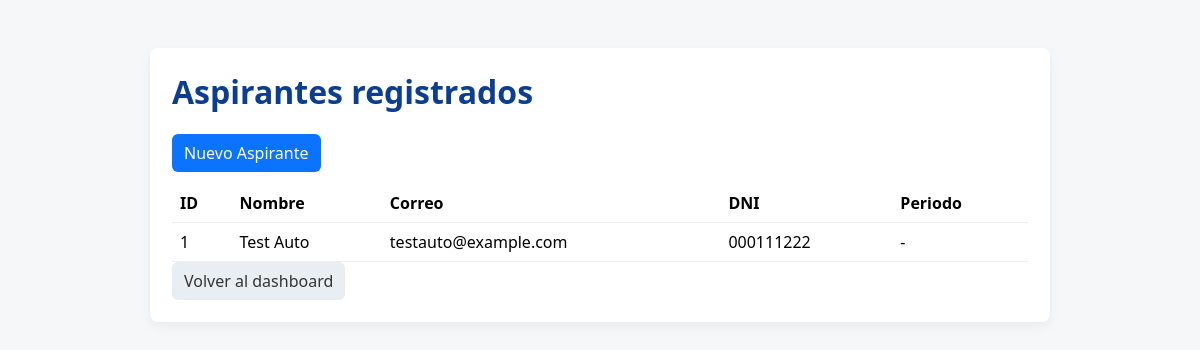
Page /aspirante/list (signed in) on the earlier database version.
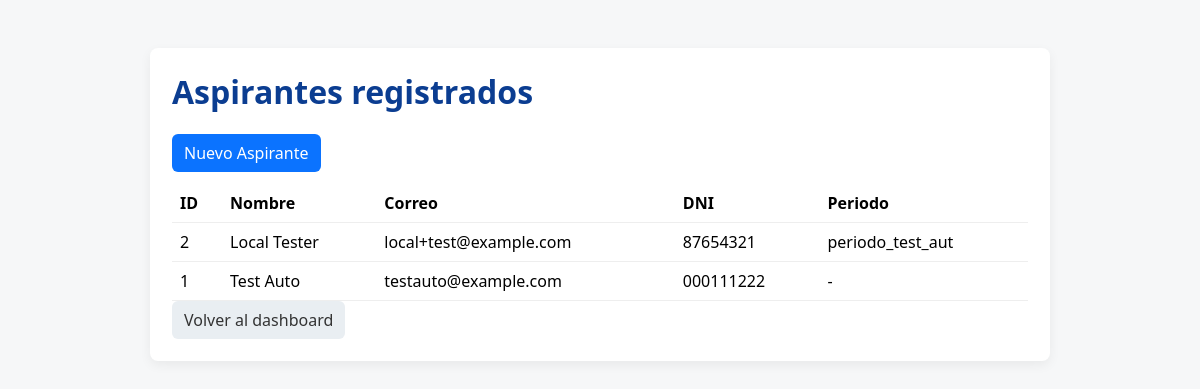
Same page on the later database version.
### tables this page shows
CREATE TABLE students (
            id INTEGER PRIMARY KEY AUTOINCREMENT,
            nombre TEXT NOT NULL,
            correo TEXT NOT NULL UNIQUE,
            dni TEXT
        , apellidos TEXT, nombres TEXT, period_id INTEGER, inscripcion_finalizada INTEGER DEFAULT 0);

CREATE TABLE periods (
            id INTEGER PRIMARY KEY AUTOINCREMENT,
            name TEXT NOT NULL,
            active INTEGER NOT NULL DEFAULT 0,
            start_date TEXT,
            end_date TEXT
        );

### sipu/routes.py (the view)
@bp.route('/aspirante/list')
def lista_aspirantes():
    if 'user' not in session:
        return redirect(url_for('main.login'))
    rows = repo.list_students()
    students = [dict(r) for r in rows]
    return render_template('lista.html', students=students)

### sipu/repository.py (called while the page is built)
    def list_students(self) -> List[sqlite3.Row]:
        cur = self._conn.cursor()
        cur.execute("""
        SELECT s.id, s.nombre, s.apellidos, s.nombres, s.correo, s.dni, s.period_id, s.inscripcion_finalizada,
               p.name as period_name
        FROM students s
        LEFT JOIN periods p ON s.period_id = p.id
        ORDER BY s.id DESC
        """)
        return cur.fetchall()

### sipu/templates/lista.html (shortened to what this page needs)
<!doctype html>
<html lang="es">
  <head>
    <link rel="stylesheet" href="{{ url_for('static', filename='styles.css') }}">
  </head>
  <body>
    <main class="container">
      <h1>Aspirantes registrados</h1>
      <a href="{{ url_for('main.inscripcion') }}" class="button">Nuevo Aspirante</a>
      <table class="table">
        <thead>
          <tr><th>ID</th><th>Nombre</th><th>Correo</th><th>DNI</th><th>Periodo</th></tr>
        </thead>
        <tbody>
          {% for s in students %}
            <tr>
              <td>{{ s.id }}</td>
              <td>{{ s.nombre }}</td>
              <td>{{ s.correo }}</td>
              <td>{{ s.dni }}</td>
              <td>{{ s.period_name or '-' }}</td>
            </tr>
          {% else %}
            <tr><td colspan="5">No hay aspirantes registrados.</td></tr>
          {% endfor %}
        </tbody>
      </table>
      <a href="{{ url_for('main.dashboard') }}" class="button secondary">Volver al dashboard</a>
    </main>
  </body>
</html>

### sipu/static/styles.css (style rules this page uses)
:root { --bg: #f6f7f8; --card: #ffffff; --accent: #0b73ff; --danger: #d9534f; --success: #28a745; --muted: #6c757d; }
* { box-sizing:border-box;font-family:Segoe UI, Roboto, Arial, sans-serif }
body { background:var(--bg);margin:0;padding:24px }
.container { max-width:900px;margin:24px auto;background:var(--card);padding:22px;border-radius:8px;box-shadow:0 4px 12px rgba(0,0,0,.06) }
h1 { margin-top:0;color:#0b3d91 }
.button { display:inline-block;background:var(--accent);color:#fff;padding:8px 12px;border-radius:6px;text-decoration:none }
.button.secondary { background:#e9eef2;color:#333 }
.table { width:100%;border-collapse:collapse;margin-top:12px }
.table th,.table td { padding:8px;border-bottom:1px solid #eee;text-align:left }

Differences in the rows shown:
added students: id "2", nombre "Local Tester", correo "local+test@example.com", dni "87654321", name "periodo_test_aut"
